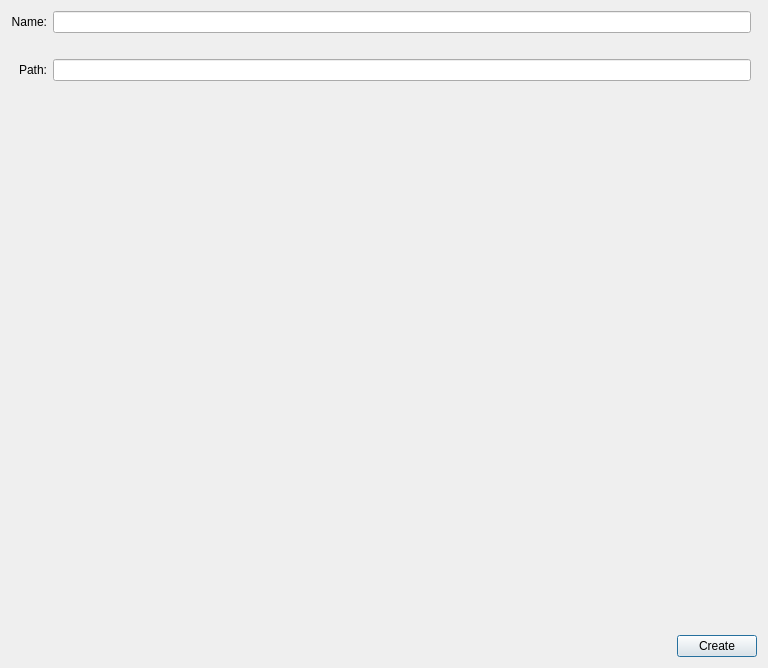
<?xml version="1.0" encoding="UTF-8"?>
<ui version="4.0">
 <class>NewProjectDialog</class>
 <widget class="QDialog" name="NewProjectDialog">
  <property name="geometry">
   <rect>
    <x>0</x>
    <y>0</y>
    <width>768</width>
    <height>668</height>
   </rect>
  </property>
  <property name="windowTitle">
   <string>Dialog</string>
  </property>
  <layout class="QVBoxLayout" name="verticalLayout">
   <item>
    <layout class="QGridLayout" name="gridLayout">
     <property name="topMargin">
      <number>0</number>
     </property>
     <item row="3" column="1">
      <widget class="utils::QtDirBrowserLineEdit" name="m_project_path_edit">
       <property name="text">
        <string notr="true"/>
       </property>
      </widget>
     </item>
     <item row="1" column="0">
      <widget class="QLabel" name="m_project_name_label">
       <property name="text">
        <string>Name:</string>
       </property>
       <property name="alignment">
        <set>Qt::AlignRight|Qt::AlignTrailing|Qt::AlignVCenter</set>
       </property>
      </widget>
     </item>
     <item row="3" column="0">
      <widget class="QLabel" name="m_project_path_label">
       <property name="text">
        <string>Path:</string>
       </property>
       <property name="alignment">
        <set>Qt::AlignRight|Qt::AlignTrailing|Qt::AlignVCenter</set>
       </property>
      </widget>
     </item>
     <item row="4" column="0" colspan="3">
      <widget class="QLabel" name="m_project_path_error_message">
       <property name="styleSheet">
        <string notr="true">color : #ed4337</string>
       </property>
       <property name="text">
        <string notr="true"/>
       </property>
       <property name="alignment">
        <set>Qt::AlignCenter</set>
       </property>
      </widget>
     </item>
     <item row="1" column="1">
      <widget class="QLineEdit" name="m_project_name_edit">
       <property name="text">
        <string notr="true"/>
       </property>
      </widget>
     </item>
     <item row="2" column="0" colspan="2">
      <widget class="QLabel" name="m_project_name_error_message">
       <property name="styleSheet">
        <string notr="true">color : #ed4337</string>
       </property>
       <property name="text">
        <string notr="true"/>
       </property>
       <property name="alignment">
        <set>Qt::AlignCenter</set>
       </property>
      </widget>
     </item>
    </layout>
   </item>
   <item>
    <spacer name="verticalSpacer">
     <property name="orientation">
      <enum>Qt::Vertical</enum>
     </property>
     <property name="sizeHint" stdset="0">
      <size>
       <width>20</width>
       <height>40</height>
      </size>
     </property>
    </spacer>
   </item>
   <item>
    <layout class="QHBoxLayout" name="horizontalLayout_2">
     <item>
      <spacer name="horizontalSpacer">
       <property name="orientation">
        <enum>Qt::Horizontal</enum>
       </property>
       <property name="sizeType">
        <enum>QSizePolicy::Expanding</enum>
       </property>
       <property name="sizeHint" stdset="0">
        <size>
         <width>40</width>
         <height>20</height>
        </size>
       </property>
      </spacer>
     </item>
     <item>
      <widget class="QPushButton" name="m_create_button">
       <property name="text">
        <string>Create</string>
       </property>
      </widget>
     </item>
    </layout>
   </item>
  </layout>
 </widget>
 <customwidgets>
  <customwidget>
   <class>utils::QtDirBrowserLineEdit</class>
   <extends>QLineEdit</extends>
   <header location="global">flow/utils/qt/line_edit/dir_browser_line_edit.h</header>
  </customwidget>
 </customwidgets>
 <resources/>
 <connections/>
</ui>
